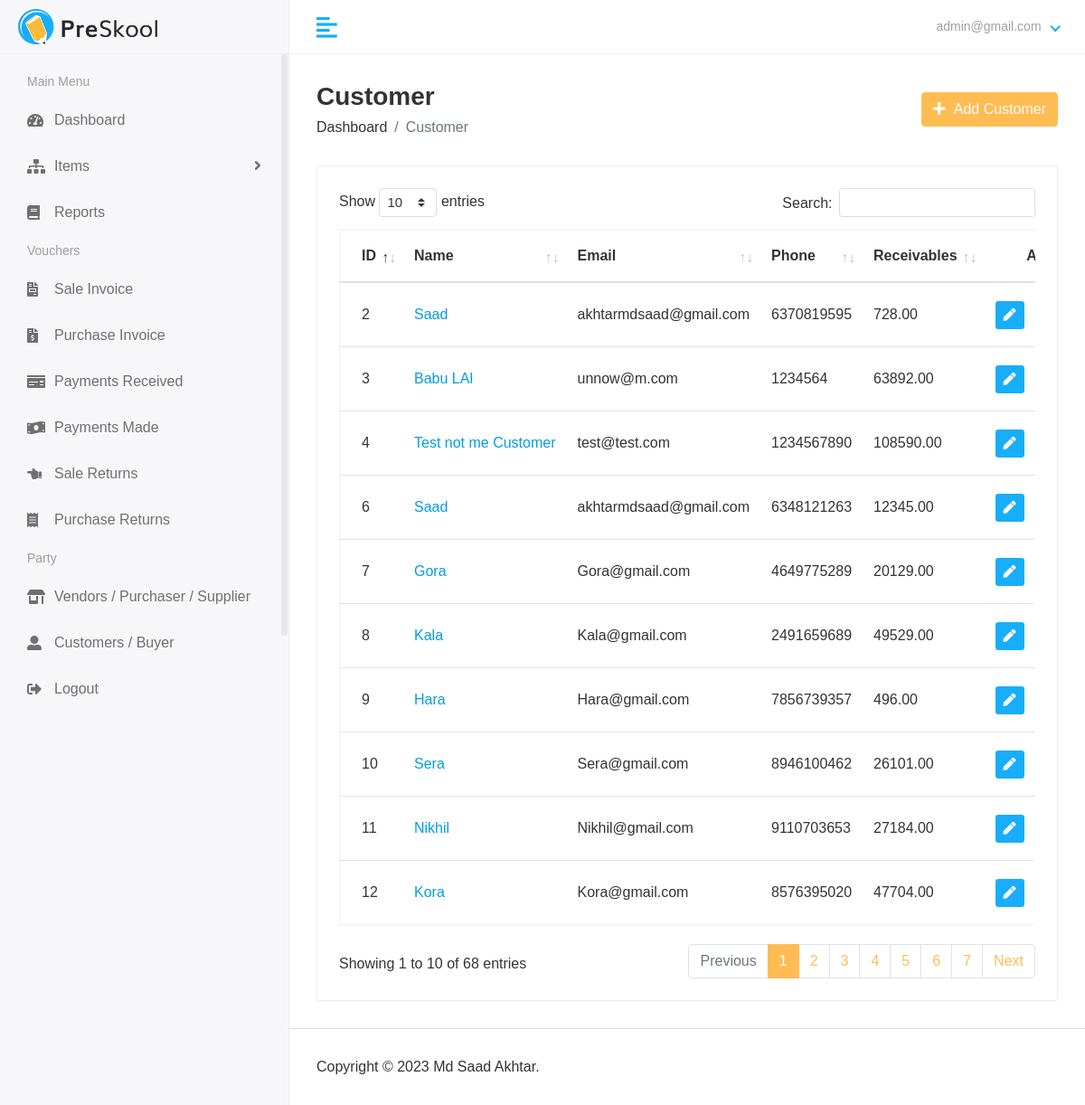
The page /finance/view_customers/ (signed in) on the database as committed earlier.
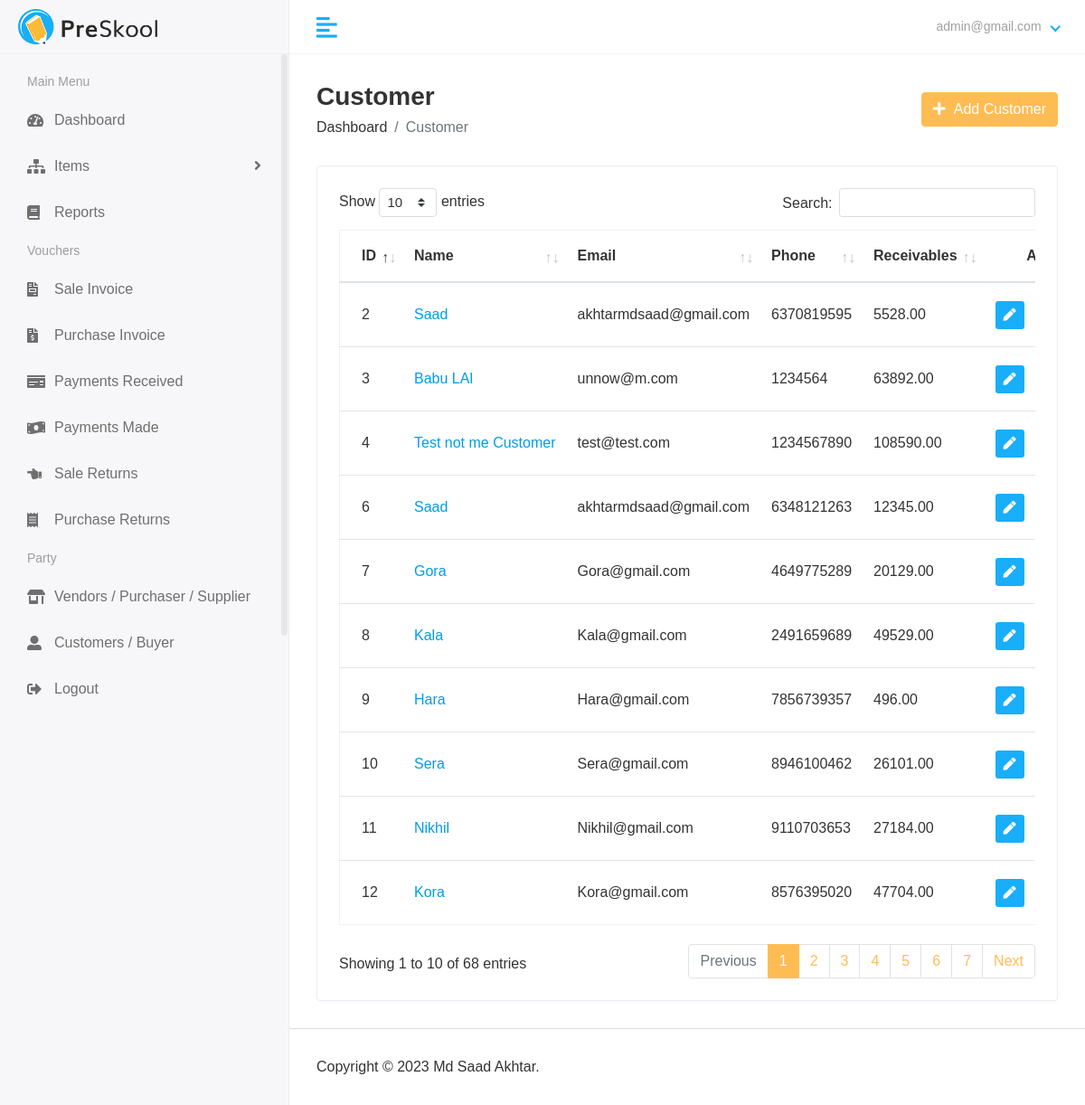
The same page on the database as committed later.
### finance/models.py (models this page shows, shortened)
class Customer(models.Model):
    name = models.CharField(_("name"), max_length=50)
    email = models.EmailField(_("email"), max_length=254,null=True)
    phone = models.CharField(_("phone"), max_length=50, null=True)
    address = models.TextField()
    state = models.IntegerField(choices=STATES,default=1)
    gstin = models.CharField(_("gstin"), max_length=15,null=True)
    pancard = models.CharField(_("pancard"), max_length=15,null=True)
    save_last_rate = models.IntegerField(choices=YES_NO,default=2)
    current_balance = models.DecimalField(max_digits=10, decimal_places=2,default=decimal.Decimal(0))
    created_at = models.DateTimeField(auto_now_add=True,null = True)
    updated_at = models.DateTimeField(auto_now_add=True,null = True)
    changed_by_user = models.ForeignKey(CustomUser,on_delete=models.PROTECT,null=True)

### finance/views.py (the view)
# urls.py: path('view_customers/',views.view_customers,name="view_customers"),
@login_required(login_url="account_login")
def view_customers(request):
    if not request.user.has_perm('finance.view_customer'):
        return HttpResponse("Permission Error. Sorry You are not authorised to visit this page")
    customers = Customer.objects.all()
    return render(request,"hod/view_customer.html",{
        "customers":customers
    })

### accounts/models.py (called while the page is built)
    def __str__(self):
        return self.email

### finance/templates/hod/view_customer.html (shortened to what this page needs)
{% extends 'base.html' %}
{% block content %}
<div class="main-wrapper">
  <div class="page-wrapper">
    <div class="content container-fluid">
      <div class="page-header">
        <div class="row align-items-center">
          <div class="col">
            <h3 class="page-title">Customer</h3>
            <ul class="breadcrumb">
              <li class="breadcrumb-item">
                <a href="{% url 'finance_dashboard' %}">Dashboard</a>
              </li>
              <li class="breadcrumb-item active">Customer</li>
            </ul>
          </div>
          <div class="col-auto text-right float-right ml-auto">
            <a href="{% url 'add_customers' %}" class="btn btn-primary"
              ><i class="fas fa-plus"></i> &nbsp;Add Customer
            </a>
          </div>
        </div>
      </div>
      <div class="row">
        <div class="col-sm-12">
          <div class="card card-table">
            <div class="card-body">
              <div class="table-responsive">
                <table id="table_id" class="table table-hover table-center mb-0">
                    <thead>
                      <tr>
                        <th>ID</th>
                        <th>Name</th>
                        <th>Email</th>
                        <th>Phone</th>
                        <th>Receivables</th>
                        <th class="text-right">Action</th>
                      </tr>
                    </thead>
                    <tbody>
                      {% for i in customers %}
                      <tr>
                        <td>{{i.id}}</td>
                        <td><a href="{% url 'view_customers_id' i.id %}">{{i.name}}</a></td>
                        <td>{{i.email}}</td>
                        <td>{{i.phone}}
                        </td>
                        <td>{{i.current_balance}}</td>
                        <td class="text-right">
                          <div class="actions">
                            <a
                              href="{% url 'edit_customer' i.id %}"
                              class="btn btn-sm bg-success-light mr-2"
                            >
                              <i class="fas fa-pen"></i>
                            </a>
                          </div>
                        </td>
                      </tr>
                      {% endfor %}
                    </tbody>
                  </table>
              </div>
            </div>
          </div>
        </div>
      </div>
    </div>
    {% endblock content %}

Rows that differ between the two databases and show on the page:
changed Customer id 2: current_balance "728.00" → "5528.00"
